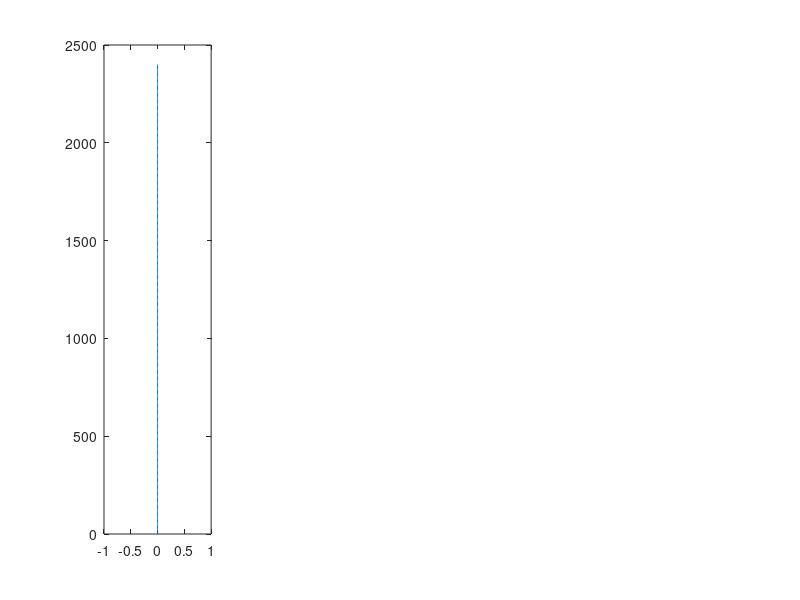

Write MATLAB code to recreate this figure. (Note: this script raises an error after producing the figure.)
% Script to solve coupled ice shell thermal and stress evolution
% This version of the code is meant to reproduce Nimmo (2004) - Volume
% change effect. The basic idea is that the ice shell begins as 2.4 km
% thick and with a temperature evolution given by the stefan solution.
% I was basically unable to reproduce Nimmo's results
%
%
% Max Rudolph, March 19, 2020
clear;
close all;

use_analytic_temperature = false; % whether to solve the energy equation or use an analytic solution (true)

% Numerical parameters
nr = 401; % number of grid points
relaxation_parameter=.01; % used in nonlinear loop.
maxiter=300;
% Define physical constants and parameters
% Physical constants
seconds_in_year = 3.1558e7;
R=8.314e-3;     % in kJ/mol/K
% Boundary conditions and internal heating
H=0; % internal heating rate.
Tb=270;
Ts=100;
Ro = 1500*1000;             % outer radius of ice shell (m)
initial_thickness = 2400;
Ri = Ro-initial_thickness;         % inner radius of ice shell (m)
Rc = 1.60e5;             % core radius (m)
% Elastic and Viscous properties
E = 5e9;        % shear modulus of ice (Pa)
nu = 0.3;      % Poisson ratio of ice (-)
beta_w = 4e-10; % Compressibility of water (1/Pa)
alpha_l = 1e-4; % coefficient of linear thermal expansion ( alpha_v/3 ) (1/K)
rho_i=900;      % density of ice (kg/m^3)
rho_w=1000;     % density of water (kg/m^3)
Q=40;           % activation energy, kJ/mol, Nimmo 2004 (kJ/mol)
mub=1e15;       % basal viscosity (Pa-s)
mu = @(T) mub*exp(Q*(Tb-T)/R/Tb./T); % function to evaluate viscosity in Pa-s given T
% Thermal properties
Cp = 2100; %heat capacity of ice J/kg/K
kappa = 1e-6;% m/s/s
k=kappa*rho_i*Cp;

% Benchmark-specific things
% temperature solution
lam1 = 0.65;
cooling_age = @(zm) (zm/2/lam1)^2/kappa;
initial_cooling_age = cooling_age(initial_thickness);
zm = @(t) 2*lam1*sqrt(kappa*t);
dTdt = @(z,t) -(Tb-Ts)/erf(lam1)*exp(-z.^2/4/kappa/t).*z/(2*sqrt(pi*kappa*t^3));
stefan_T = @(z,t)  erf( (z)/2./sqrt(kappa*t) )/erf(lam1)*(Tb-Ts)+Ts
% If solving the energy equation, we need the right value of L
% corresponding to lam1 = 0.65
Lf = exp(-lam1^2)/lam1/erf(lam1) * Cp*(Tb-Ts)/sqrt(pi);% Turcotte and Schubert Equation 4.141

% calculate maxwell time at 100, 270
fprintf('Maxwell time at surface, base %.2e %.2e\n',mu(100)/E,mu(Tb)/E);
fprintf('Thermal diffusion timescale %.2e\n',(4e4)^2/kappa);
% set end time and grid resolution
t_end = 90e6*seconds_in_year;
% dt = 1e4*seconds_in_year; % time step in seconds
dtmax = 1e4*seconds_in_year;
dtmin = seconds_in_year;
% dt1 = 3600; % size of first timestep
% times = logspace(log10(dt1),log10(t_end+dt1),1e4)-dt1;
plot_interval = t_end;
save_interval = 1e5*seconds_in_year;
save_depths = [0 1 2 3 5]*1000;
nsave = ceil(t_end/save_interval) + 1; nsave_depths = length(save_depths);
sigma_t_store = zeros(nsave_depths,nsave);

% set up the grid
grid_r = linspace(Ri,Ro,nr); % set up the grid

% initialize solution vectors (IC)
sigma_r_last = zeros(nr,1); % initial stresses
sigma_t_last = zeros(nr,1); % initial stresses
T_last = linspace(Tb,Ts,nr)';
% stefan initial condition
eta = (Ro-grid_r)/2/sqrt(kappa*initial_cooling_age);
theta = erf(eta)/erf(lam1);
T_last(:) = theta*(Tb-Ts)+Ts;
% initialize with a stefan solution corresponding to initial thickness
er_last = zeros(nr,1); % strains
et_last = zeros(nr,1);
ur_last = zeros(nr,1);      % displacement
z_last = 0; % total amount of thickening
Pex_last = 0; %initial overpressure

% Set up plot
hf2=figure();

plot_times = [0.0 0.8 1.6 3.2 6.4 12 24 46 90]*1e6*seconds_in_year; iplot=2;
hf=figure(2);
subplot(1,4,1); % sigma_r and sigma_t
h=plot(sigma_r_last,Ro-grid_r); hold on;
plot(sigma_r_last,Ro-grid_r,'--','Color',h.Color);
% h=legend('\sigma_r','\sigma_t','Interpreter','tex'); h.AutoUpdate=false;
title('Stress (Pa)','Interpreter','tex');
ylabel('r (m)');
set(gca,'YDir','reverse');
subplot(1,4,2); % e_r and e_t
h=plot( sigma_r_last,Ro-grid_r); hold on;
plot( sigma_r_last,Ro-grid_r,'--','Color',h.Color); hold on;
% h=legend('r','t'); h.AutoUpdate=false;
title('Strain (-)','Interpreter','tex');
set(gca,'YDir','reverse');
subplot(1,4,3); % temperature
plot(T_last,Ro-grid_r); hold on; title('T (K)','Interpreter','tex'); set(gca,'YDir','reverse');
subplot(1,4,4); % radial displacement (u)
plot(ur_last,Ro-grid_r); hold on; title('u_r');
set(gca,'YDir','reverse');
last_plot_time = 0;

fig1a.h = figure(); % Nimmo's Figure 1a
subplot(2,1,1);
[ax,h1,h2]=plotyy((Ro-grid_r)/1e3,sigma_t_last/1e6,(Ro-grid_r)/1e3,T_last);
fig1a.ax = ax;
h2.Color = h1.Color;
h2.LineStyle = '--';
hold(ax(1)); hold(ax(2));
set(ax,'Xlim',[0 20]);
set(ax(1),'YLim',[-40 10]);
set(ax(1),'YTick',[-40:5:10]);
set(ax(2),'YTick',[100:20:180]);
set(ax(1),'YTickLabelMode','auto');
ylabel(ax(1),'Tangential Stress (MPa)');
xlabel(ax(1),'Depth (km)');
ylabel(ax(2),'Temperature (K)');
set(ax(2),'YLim',[100 180]);

time=0; itime=1;
% save initial state
isave = 1;
sigma_t_store(:,isave) = interp1(Ro-grid_r,sigma_t_last,save_depths);
time_store(isave) = time;
last_store = time; isave = isave+1;


while time < t_end
    % In each timestep, we do the following
    % 1. Calculate the amount of basal freeze-on and advance the mesh
    % 2. Solve the heat equation using an implicit method
    % 3. Solve for sigma_r
    % 4. Calculate sigma_t
    % 5. Calculate the radial displacements u(r)
    
    % 2. Calculate thickening
    % basal heat flux
    %     qb = -k*(T(2)-T(1))/(grid_r(2)-grid_r(1)); % W/m^2
    % thickening would be dx/dt = qb/(L*rho_i)
    %     delta_rb = dt*qb/Lf/rho_i;
    %     z = z_last + delta_rb;
    
    % calculate the timestep
    if( use_analytic_temperature )
        delta = Inf;
        dt=dtmax*2;
        while abs(delta) > (grid_r(2)-grid_r(1))/2 && dt >= dtmin
            dt = dt/2;
            new_thickness = zm(initial_cooling_age+time+dt);
            delta = new_thickness - (Ro-grid_r(1));
        end
        fprintf('Timestep %e elapsed time %e\n',dt,time+dt);
        z=new_thickness-initial_thickness;
        delta_rb = new_thickness-initial_thickness;
        f = (1-2*initial_thickness/Ro);
        delta_rho = (rho_w-rho_i);
        surface_uplift = (delta_rb)*(delta_rho)/rho_w*f/(1+(f*(delta_rho)/rho_w));
        
        % calculate new ocean pressure (Manga and Wang 2007, equation 5)
        %     Pex_pred = 3*Ri^2/beta_w/(Ri^3-Rc^3)*(z*(rho_w-rho_i)/rho_w-ur_last(1));% ur_last because we don't yet know the uplift
        Pex_pred = surface_uplift*E/(1-nu)*2/Ro^2*(new_thickness/4); % last term assumes elastic thickness ~1/4 total thickness
        % re-mesh onto new grid
        new_grid_r = linspace(Ri-delta_rb,Ro,nr);
        [T_last,sigma_r_last,sigma_t_last,er_last,et_last] = interpolate_solution(new_grid_r,grid_r,T_last,sigma_r_last,sigma_t_last,er_last,et_last,Tb);
        grid_r = new_grid_r; % end interpolation step
        
        % calculate d/dr(Tdot)
        %     Tdot = (T-T_last)/dt;
        %     Tdot = zeros(size(T_last));
        %     Tdot(:) = dTdt(Ro-new_grid_r,initial_cooling_age+time+dt);
        %     T = T_last + Tdot*dt;
        T = stefan_T( Ro-new_grid_r',initial_cooling_age+time+dt);
    else
        Tg = Tb-(T_last(2)-Tb);
        dTdr_b_last = (T_last(2)-Tg)/2/(grid_r(2)-grid_r(1));
        qb = -k*dTdr_b_last;
        
        % determine the timestep
        dt = dtmax;
        if abs(qb/Lf/rho_i*dt) > (grid_r(2)-grid_r(1))/2
            dt = (grid_r(2)-grid_r(1))/2/(qb/Lf/rho_i);
        end
        if dt < dtmin
            dt = dtmin;
        end
        % thickening would be dx/dt = qb/(L*rho_i)
        delta_rb = dt*qb/Lf/rho_i;
        new_thickness = Ro-grid_r(1)+delta_rb;
        z=new_thickness-initial_thickness;
        delta_rb = z;
        f = (1-2*initial_thickness/Ro);
        delta_rho = (rho_w-rho_i);
        surface_uplift = (delta_rb)*(delta_rho)/rho_w*f/(1+(f*(delta_rho)/rho_w));
        
        % calculate new ocean pressure (Manga and Wang 2007, equation 5)
        %     Pex_pred = 3*Ri^2/beta_w/(Ri^3-Rc^3)*(z*(rho_w-rho_i)/rho_w-ur_last(1));% ur_last because we don't yet know the uplift
        Pex_pred = surface_uplift*E/(1-nu)*2/Ro^2*(new_thickness/4); % last term assumes elastic thickness ~1/4 total thickness
        % re-mesh onto new grid
        new_grid_r = linspace(Ri-z,Ro,nr);
        [T_last,sigma_r_last,sigma_t_last,er_last,et_last] = interpolate_solution(new_grid_r,grid_r,T_last,sigma_r_last,sigma_t_last,er_last,et_last,Tb);
        grid_r = new_grid_r; % end interpolation step
        
        % 2. form discrete operators and solve the heat equation
        T = solve_temperature_shell(grid_r,T_last,Tb,Ts,k,rho_i,Cp,H,dt);
        
    end
    

    Tdot = (T-T_last)/dt;
    dTdr_b = (T(2)-T(1))/(grid_r(2)-grid_r(1));
    Tdot(1) = delta_rb*dTdr_b/dt; % this is an approximation to the Eulerian cooling rate at the ocean-ice interface
    
    dTdotdr = zeros(nr,1);
    for i=2:nr-1
        dTdotdr(i) = (Tdot(i+1)-Tdot(i-1))/(grid_r(i+1)-grid_r(i-1));
    end
    dTdotdr(1) = (Tdot(2)-Tdot(1))/(grid_r(2)-grid_r(1));
    dTdotdr(nr) = (Tdot(nr)-Tdot(nr-1))/(grid_r(nr)-grid_r(nr-1));
    
    % 3. Nonlinear loop over pressure.
    % because the ocean pressure depends on the uplift, we make a guess
    % (above). Using this guess, we calculate stresses, strains, and
    % displacements. Then we re-calculate the pressure using the new value
    % of radial displacement. We continue until the pressure used in the
    % calculations has converged to the pressure consistent with the
    % calculated displacement;
    for iter=1:1%maxiter
        % 3a. Assemble and solve equations for radial stress
        Pex=0;% no overpressure for temperature change endmember
        
        % calculate viscosity at each node (needed by solver)
        mu_node = zeros(nr,1);
        for i=1:nr
            mu_node(i) = mu(T(i));
        end
        [sigma_r,sigma_t,sigma_rD,sigma_tD] = solve_stress_viscoelastic_shell(grid_r,mu_node,sigma_r_last,alpha_l*dTdotdr,-Pex,E,nu,dt);
        
        dT = T-T_last;
        
        dsigma_t = sigma_t - sigma_t_last;
        dsigma_r = sigma_r - sigma_r_last;
        
        de_t = 1/E*(dsigma_t-nu*(dsigma_t+dsigma_r))+alpha_l*dT + dt/2*(sigma_tD./mu_node); % change in tangential strain
        de_r = 1/E*(dsigma_r-2*nu*dsigma_t)         +alpha_l*dT + dt/2*(sigma_rD./mu_node); % HS91 equations A5-6
        er = er_last + de_r;
        et = et_last + de_t;
        ur = grid_r'.*et; %radial displacement

    end%end nonlinear loop
    
    % 6. advance to next time step and plot (if needed)
    sigma_r_last = sigma_r;
    sigma_t_last = sigma_t;
    T_last = T;
    er_last = er;
    et_last = et;
    z_last = z;
    ur_last = ur;
    Pex_last = Pex;
    
    time = time + dt;
    
    if (time >= plot_times(iplot) || time >= t_end)
        iplot = iplot+1;
        
        figure(hf);
        subplot(1,4,1);
        h=plot(sigma_r,Ro-grid_r);
        plot(sigma_t,Ro-grid_r,'--','Color',h.Color);
        subplot(1,4,2);
        h=plot(er,Ro-grid_r);
        plot(et,Ro-grid_r,'--','Color',h.Color);
        subplot(1,4,3);
        plot(T,Ro-grid_r);
        subplot(1,4,4);
        plot(ur,Ro-grid_r);
        
        
        figure(hf2);
        plot(ur(end),sigma_t(end),'.'); hold on;
        
        figure(fig1a.h); % Nimmo's Figure 1a
        h=plot(fig1a.ax(1),(Ro-grid_r)/1e3,sigma_t_last/1e6);
        plot(fig1a.ax(2),(Ro-grid_r)/1e3,T_last,'--','Color',h.Color);
        
        
        last_plot_time = time;
        drawnow();
    end
    if (time-last_store >= save_interval || time >= t_end)
        sigma_t_store(:,isave) = interp1(Ro-grid_r,sigma_t_last,save_depths);
        time_store(isave) = time;
        last_store = time; isave = isave+1;
    end
end
%% add legends
for i=1:length(plot_times)
    labels{i} = sprintf('%.1f',plot_times(i)/seconds_in_year/1e6);
end
figure( fig1a.h );
axis(fig1a.ax(1));
legend(labels,'Location','southeast');


%% Nimmo's figure 1b
figure(fig1a.h);
labels = {};
for i=1:length(save_depths)
    labels{i} = sprintf('%.1f km',save_depths(i)/1000);
end
subplot(2,1,2);
plot(time_store(1:isave-1)/seconds_in_year/1e6,sigma_t_store(:,1:isave-1)/1e6);
legend(labels,'Location','southeast');
xlabel('Time (Myr)');
ylabel('Tangential Stress (MPa)');
set(gcf,'Color','w');
h=gcf;
h.Position(3:4) = [390 580];
if use_analytic_temperature
    saveas(gcf,'Nimmo_Figure1.eps','psc2')
else
    saveas(gcf,'Nimmo_Figure1_numerical.eps','psc2')
end

